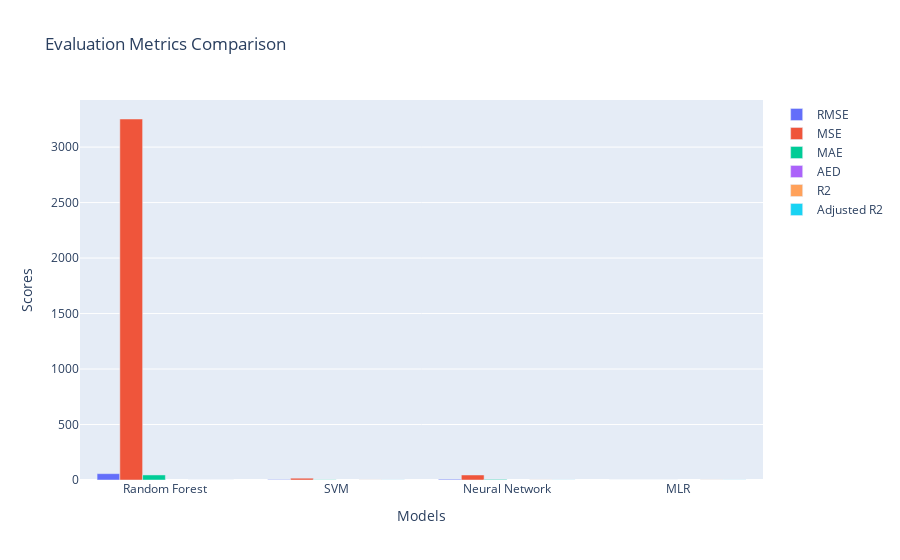

Source (notebook cell):
### Markdown cell above
**using test dataset**

### Code cell
# Evaluation metric labels
metric_labels = ['RMSE', 'MSE', 'MAE', 'AED', 'R2', 'Adjusted R2']

# Calculate evaluation metrics using cross-validation for each model
metrics = {
    'RMSE': lambda y_true, y_pred: np.sqrt(mean_squared_error(y_true, y_pred)),
    'MSE': mean_squared_error,
    'MAE': mean_absolute_error,
    'AED': lambda y_true, y_pred: np.abs(np.mean(y_true) - y_pred),
    'R2': r2_score,
    'Adjusted R2': lambda y_true, y_pred: 1 - ((1 - r2_score(y_true, y_pred)) * (len(y_true) - 1) / (len(y_true) - X_train.shape[1] - 1))
}

model_names = ['Random Forest', 'SVM', 'Neural Network', 'MLR']

models = {
    'Random Forest': best_model_random_forest,
    'SVM': best_model_svm,
    'Neural Network': best_model_neural_network,
    'MLR': best_model_mlr
}

# Train each model on the training data and predict the test data
predictions = {}
for model_name in model_names:
    model = models[model_name]
    model.fit(X_train, y_train)  # Train the model
    predictions[model_name] = model.predict(X_test)  # Predict the test data

# Calculate each metric for each model's predictions
metric_scores = {metric: [] for metric in metric_labels}
for model_name in model_names:
    y_pred = predictions[model_name]
    for metric in metric_labels:
        metric_scores[metric].append(metrics[metric](y_test, y_pred))  # Use the test data here

# Plotting the bar chart
fig = go.Figure()

for metric in metric_labels:
    fig.add_trace(go.Bar(
        x=model_names,
        y=metric_scores[metric],
        name=metric
    ))

# Updating the layout
fig.update_layout(
    title='Evaluation Metrics Comparison',
    xaxis_title='Models',
    yaxis_title='Scores',
    barmode='group'
)

# Display the plot
fig.show()

### Figure 1 — Plotly figure (JSON) as saved in the notebook; plotly's stock layout.template omitted (floating-point values rounded to 4 significant figures; data arrays with more than 128 entries replaced by an {"elided": "..."} marker saying what was removed)
{"data": [{"name": "RMSE", "type": "bar", "x": ["Random Forest", "SVM", "Neural Network", "MLR"], "y": [57.04, 4.025, 6.731, 4.254e-14]}, {"name": "MSE", "type": "bar", "x": ["Random Forest", "SVM", "Neural Network", "MLR"], "y": [3253.0, 16.2, 45.31, 1.809e-27]}, {"name": "MAE", "type": "bar", "x": ["Random Forest", "SVM", "Neural Network", "MLR"], "y": [45.49, 2.249, 5.51, 3.454e-14]}, {"name": "AED", "type": "bar", "x": ["Random Forest", "SVM", "Neural Network", "MLR"], "y": {"elided": "4x200 float values"}}, {"name": "R2", "type": "bar", "x": ["Random Forest", "SVM", "Neural Network", "MLR"], "y": [0.1219, 0.9956, 0.9878, 1]}, {"name": "Adjusted R2", "type": "bar", "x": ["Random Forest", "SVM", "Neural Network", "MLR"], "y": [0.09931, 0.9955, 0.9875, 1]}], "layout": {"barmode": "group", "title": {"text": "Evaluation Metrics Comparison"}, "xaxis": {"title": {"text": "Models"}}, "yaxis": {"title": {"text": "Scores"}}}}
